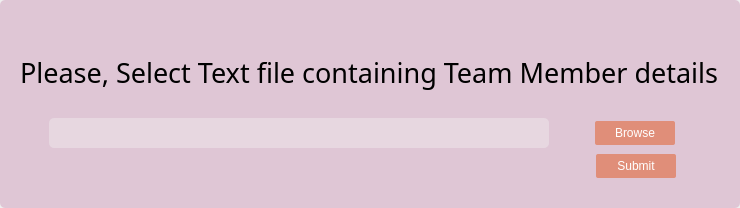
<?xml version="1.0" encoding="UTF-8"?>
<ui version="4.0">
 <class>Change_Responsible_File_selector</class>
 <widget class="QWidget" name="Change_Responsible_File_selector">
  <property name="geometry">
   <rect>
    <x>0</x>
    <y>0</y>
    <width>740</width>
    <height>208</height>
   </rect>
  </property>
  <property name="windowTitle">
   <string>Form</string>
  </property>
  <property name="styleSheet">
   <string notr="true">border:0px;
border-radius:5px;
background:none;</string>
  </property>
  <layout class="QGridLayout" name="gridLayout">
   <property name="leftMargin">
    <number>0</number>
   </property>
   <property name="topMargin">
    <number>0</number>
   </property>
   <property name="rightMargin">
    <number>0</number>
   </property>
   <property name="bottomMargin">
    <number>0</number>
   </property>
   <property name="horizontalSpacing">
    <number>6</number>
   </property>
   <property name="verticalSpacing">
    <number>0</number>
   </property>
   <item row="0" column="0">
    <widget class="QFrame" name="frame">
     <property name="minimumSize">
      <size>
       <width>740</width>
       <height>208</height>
      </size>
     </property>
     <property name="maximumSize">
      <size>
       <width>740</width>
       <height>208</height>
      </size>
     </property>
     <property name="styleSheet">
      <string notr="true">
#frame{
background:transparent;
background-color:rgba(174,71,135, 0.25);
border-radius:5px;
}

QLabel{
background:none;
}

QPushButton{
	color:white;
	background-color: rgba(224, 123, 91, 191);
	border-radius:2px;
	padding:5px;
}

QPushButton:hover{
	color:white;
	background-color: rgba(224, 123, 91, 153);
	border-radius:2px;
	font-weight:600;
	padding:5px;
}

QPushButton:clicked{
	color:white;
	background-color: rgba(224, 123, 91, 230);
	border-radius:2px;
	font-weight:800;
	padding:5px;
}


QLineEdit{
	background-color: rgba(242, 242, 242, 100);
	border-radius:5px;
}</string>
     </property>
     <layout class="QGridLayout" name="gridLayout_2">
      <property name="leftMargin">
       <number>9</number>
      </property>
      <item row="0" column="0">
       <layout class="QVBoxLayout" name="verticalLayout">
        <item>
         <spacer name="verticalSpacer_2">
          <property name="orientation">
           <enum>Qt::Orientation::Vertical</enum>
          </property>
          <property name="sizeHint" stdset="0">
           <size>
            <width>20</width>
            <height>45</height>
           </size>
          </property>
         </spacer>
        </item>
        <item>
         <layout class="QHBoxLayout" name="horizontalLayout_2">
          <item>
           <spacer name="horizontalSpacer_4">
            <property name="orientation">
             <enum>Qt::Orientation::Horizontal</enum>
            </property>
            <property name="sizeHint" stdset="0">
             <size>
              <width>40</width>
              <height>20</height>
             </size>
            </property>
           </spacer>
          </item>
          <item>
           <widget class="QLabel" name="label">
            <property name="font">
             <font>
              <family>Ericsson Hilda</family>
              <pointsize>20</pointsize>
             </font>
            </property>
            <property name="text">
             <string>Please, Select Text file containing Team Member details</string>
            </property>
           </widget>
          </item>
          <item>
           <spacer name="horizontalSpacer_5">
            <property name="orientation">
             <enum>Qt::Orientation::Horizontal</enum>
            </property>
            <property name="sizeHint" stdset="0">
             <size>
              <width>40</width>
              <height>20</height>
             </size>
            </property>
           </spacer>
          </item>
         </layout>
        </item>
        <item>
         <spacer name="verticalSpacer">
          <property name="orientation">
           <enum>Qt::Orientation::Vertical</enum>
          </property>
          <property name="sizeHint" stdset="0">
           <size>
            <width>20</width>
            <height>6</height>
           </size>
          </property>
         </spacer>
        </item>
        <item>
         <layout class="QHBoxLayout" name="horizontalLayout">
          <item>
           <spacer name="horizontalSpacer">
            <property name="orientation">
             <enum>Qt::Orientation::Horizontal</enum>
            </property>
            <property name="sizeType">
             <enum>QSizePolicy::Policy::Minimum</enum>
            </property>
            <property name="sizeHint" stdset="0">
             <size>
              <width>40</width>
              <height>20</height>
             </size>
            </property>
           </spacer>
          </item>
          <item>
           <widget class="QLineEdit" name="browsed_file_lineEdit">
            <property name="sizePolicy">
             <sizepolicy hsizetype="Minimum" vsizetype="Fixed">
              <horstretch>0</horstretch>
              <verstretch>0</verstretch>
             </sizepolicy>
            </property>
            <property name="minimumSize">
             <size>
              <width>500</width>
              <height>30</height>
             </size>
            </property>
            <property name="maximumSize">
             <size>
              <width>500</width>
              <height>16777215</height>
             </size>
            </property>
            <property name="font">
             <font>
              <family>Ericsson Hilda</family>
              <pointsize>16</pointsize>
             </font>
            </property>
            <property name="readOnly">
             <bool>true</bool>
            </property>
           </widget>
          </item>
          <item>
           <spacer name="horizontalSpacer_2">
            <property name="orientation">
             <enum>Qt::Orientation::Horizontal</enum>
            </property>
            <property name="sizeType">
             <enum>QSizePolicy::Policy::Minimum</enum>
            </property>
            <property name="sizeHint" stdset="0">
             <size>
              <width>40</width>
              <height>20</height>
             </size>
            </property>
           </spacer>
          </item>
          <item>
           <widget class="QPushButton" name="file_browser_button">
            <property name="minimumSize">
             <size>
              <width>80</width>
              <height>0</height>
             </size>
            </property>
            <property name="text">
             <string>Browse</string>
            </property>
           </widget>
          </item>
          <item>
           <spacer name="horizontalSpacer_3">
            <property name="orientation">
             <enum>Qt::Orientation::Horizontal</enum>
            </property>
            <property name="sizeType">
             <enum>QSizePolicy::Policy::MinimumExpanding</enum>
            </property>
            <property name="sizeHint" stdset="0">
             <size>
              <width>40</width>
              <height>20</height>
             </size>
            </property>
           </spacer>
          </item>
         </layout>
        </item>
        <item>
         <layout class="QHBoxLayout" name="horizontalLayout_3">
          <item>
           <spacer name="horizontalSpacer_6">
            <property name="orientation">
             <enum>Qt::Orientation::Horizontal</enum>
            </property>
            <property name="sizeType">
             <enum>QSizePolicy::Policy::Minimum</enum>
            </property>
            <property name="sizeHint" stdset="0">
             <size>
              <width>587</width>
              <height>20</height>
             </size>
            </property>
           </spacer>
          </item>
          <item>
           <widget class="QPushButton" name="pushButton">
            <property name="minimumSize">
             <size>
              <width>80</width>
              <height>0</height>
             </size>
            </property>
            <property name="text">
             <string>Submit</string>
            </property>
           </widget>
          </item>
          <item>
           <spacer name="horizontalSpacer_7">
            <property name="orientation">
             <enum>Qt::Orientation::Horizontal</enum>
            </property>
            <property name="sizeType">
             <enum>QSizePolicy::Policy::MinimumExpanding</enum>
            </property>
            <property name="sizeHint" stdset="0">
             <size>
              <width>40</width>
              <height>20</height>
             </size>
            </property>
           </spacer>
          </item>
         </layout>
        </item>
        <item>
         <spacer name="verticalSpacer_3">
          <property name="orientation">
           <enum>Qt::Orientation::Vertical</enum>
          </property>
          <property name="sizeHint" stdset="0">
           <size>
            <width>20</width>
            <height>5</height>
           </size>
          </property>
         </spacer>
        </item>
       </layout>
      </item>
     </layout>
    </widget>
   </item>
  </layout>
 </widget>
 <resources/>
 <connections/>
</ui>
